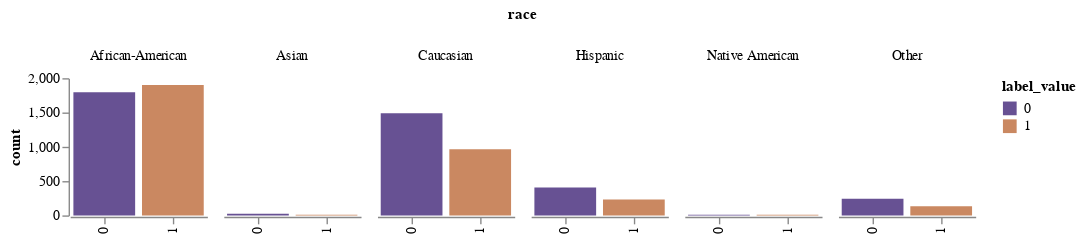

The code cell stored with this chart in its notebook:
### Markdown cell above
### Levels of recidivism

### Code cell
df |>
@vlplot(
    :bar,
    width=100,
    height=100,
    column="race:o",
    y={"count()", axis={title="count", grid=false}},
    x={"label_value:n", axis={title=""}},
    color={"label_value:n", scale={range=["#675193", "#ca8861"]}},
    spacing=10,
    config={
        view={stroke=:transparent},
        axis={domainWidth=1}
    }
)

### Figure 1 — Vega-Lite specification as saved in the notebook (floating-point values rounded to 4 significant figures; data arrays with more than 128 entries replaced by an {"elided": "..."} marker saying what was removed)
{"config": {"axis": {"domainWidth": 1}, "view": {"stroke": "transparent"}}, "data": {"values": {"elided": "7214 records"}}, "encoding": {"color": {"field": "label_value", "scale": {"range": ["#675193", "#ca8861"]}, "type": "nominal"}, "column": {"field": "race", "type": "ordinal"}, "x": {"axis": {"title": ""}, "field": "label_value", "type": "nominal"}, "y": {"aggregate": "count", "axis": {"grid": false, "title": "count"}, "type": "quantitative"}}, "height": 100, "mark": "bar", "spacing": 10, "width": 100}
